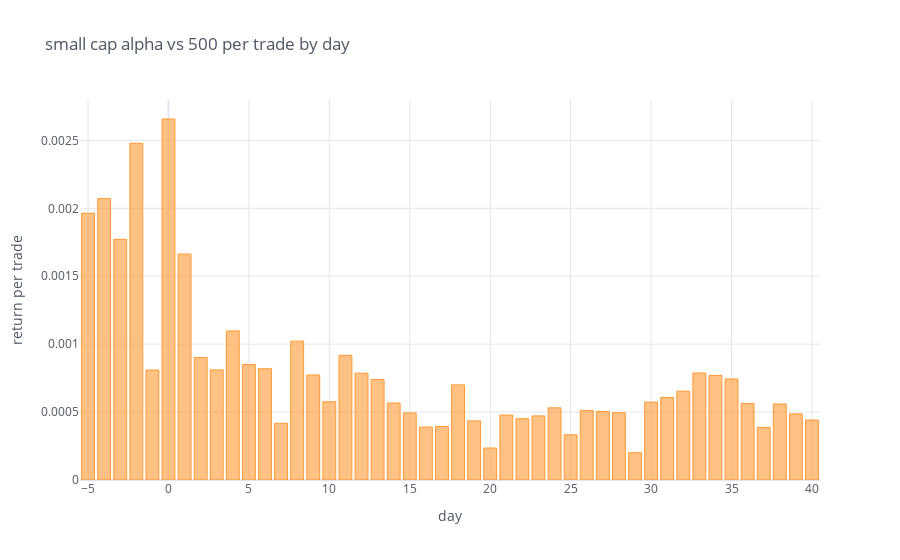

Source (notebook cell):
### Code cell
trade_analytics_alpha500_df_small.mean(axis = 1).iplot(kind = "bar",
                                        theme = 'white',
                                        xTitle = "day",
                                        yTitle = "return per trade",
                                        title = "small cap alpha vs 500 per trade by day")

### Figure 1 — Plotly figure (JSON) as saved in the notebook; plotly's stock layout.template omitted (floating-point values rounded to 4 significant figures)
{"data": [{"marker": {"color": "rgba(255, 153, 51, 0.6)", "line": {"color": "rgba(255, 153, 51, 1.0)", "width": 1}}, "name": "None", "orientation": "v", "text": "", "type": "bar", "x": [-5, -4, -3, -2, -1, 0, 1, 2, 3, 4, 5, 6, 7, 8, 9, 10, 11, 12, 13, 14, 15, 16, 17, 18, 19, 20, 21, 22, 23, 24, 25, 26, 27, 28, 29, 30, 31, 32, 33, 34, 35, 36, 37, 38, 39, 40], "y": [0.001963, 0.002071, 0.001771, 0.002479, 0.0008096, 0.002657, 0.001664, 0.0009013, 0.0008107, 0.001098, 0.0008503, 0.0008193, 0.0004175, 0.001022, 0.0007733, 0.000576, 0.0009181, 0.0007863, 0.0007403, 0.0005663, 0.0004939, 0.0003896, 0.0003941, 0.0007003, 0.000435, 0.0002353, 0.000478, 0.0004508, 0.0004717, 0.0005312, 0.0003329, 0.0005121, 0.0005039, 0.0004953, 0.0002007, 0.0005729, 0.0006076, 0.0006538, 0.0007878, 0.0007694, 0.0007439, 0.0005633, 0.0003872, 0.0005597, 0.0004868, 0.0004411]}], "layout": {"legend": {"bgcolor": "#FFFFFF", "font": {"color": "#4D5663"}}, "paper_bgcolor": "#FFFFFF", "plot_bgcolor": "#FFFFFF", "title": {"font": {"color": "#4D5663"}, "text": "small cap alpha vs 500 per trade by day"}, "xaxis": {"gridcolor": "#E1E5ED", "showgrid": true, "tickfont": {"color": "#4D5663"}, "title": {"font": {"color": "#4D5663"}, "text": "day"}, "zerolinecolor": "#E1E5ED"}, "yaxis": {"gridcolor": "#E1E5ED", "showgrid": true, "tickfont": {"color": "#4D5663"}, "title": {"font": {"color": "#4D5663"}, "text": "return per trade"}, "zerolinecolor": "#E1E5ED"}}}
